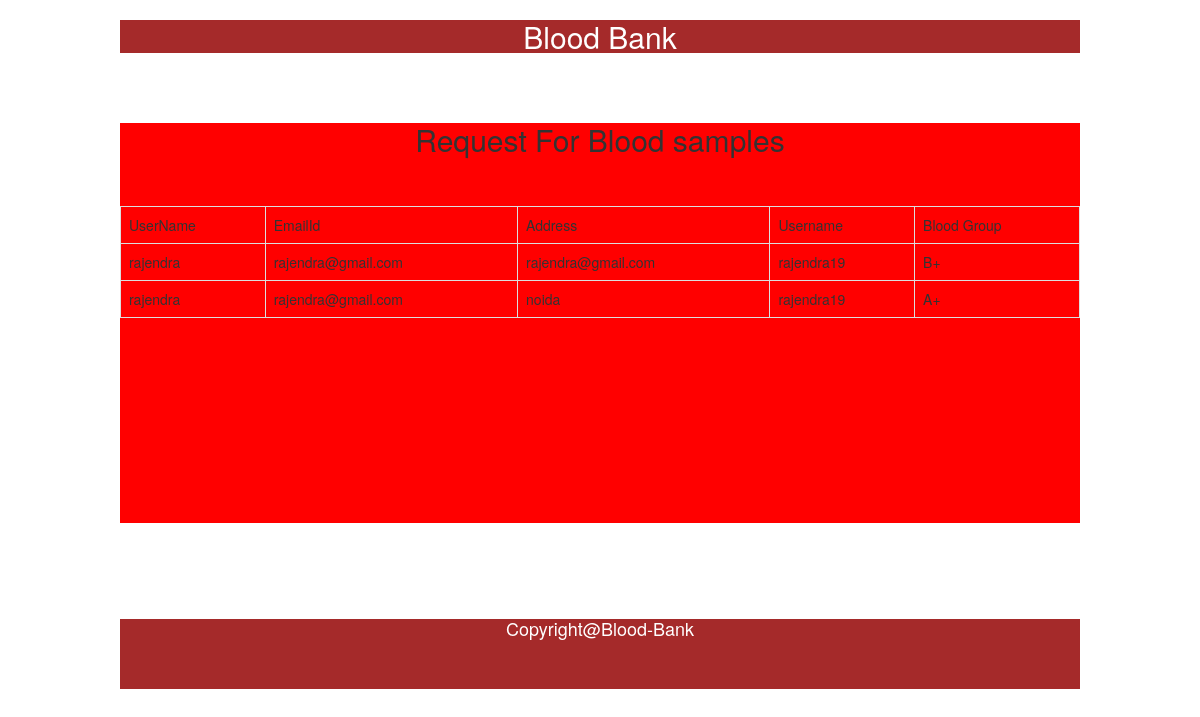
Page /request-page.php on the committed database.
### tables this page shows
CREATE TABLE `request` (
  `id` int(10) NOT NULL,
  `UName` varchar(20) NOT NULL,
  `email` varchar(20) NOT NULL,
  `Uaddress` text NOT NULL,
  `username` varchar(10) NOT NULL,
  `blood_group` varchar(10) NOT NULL
);

### request-page.php (the view, shortened to what this page needs)
<?php
include("connection.php");
?>
<!DOCTYPE html>
<html lang="en">
<head>
    <link rel="stylesheet" href="css/s1.css">
    <link rel="stylesheet" href="https://maxcdn.bootstrapcdn.com/bootstrap/3.3.7/css/bootstrap.min.css">
</head>
<body>
    <div id="full">
        <div id="inner_full">
            <div id="header">
                <h2 align="center">Blood Bank </h2>
            </div>
            <br><br>
            <div id="body">
                <h2 align="center">Request For Blood samples</h2>
                <br><br>
                <table align="center" class="table table-bordered">
                    <tr>
                        <td>UserName</td>
                        <td>EmailId</td>
                        <td>Address</td>
                        <td>Username</td>
                        <td>Blood Group</td>
                    </tr>
                    <?php
                    $q = $db->query("SELECT * FROM request");
                    while ($r1 = $q->fetch(PDO::FETCH_OBJ)) {
                    ?>
                        <tr>
                            <td><?= $r1->UName ?></td>
                            <td><?= $r1->email ?></td>
                            <td><?= $r1->Uaddress ?></td>
                            <td><?= $r1->username ?></td>
                            <td><?= $r1->blood_group ?></td>
                        </tr>
                    <?php
                    }
                    ?>
                </table>
            </div>
            <div id="footer">
                <h4 align="center">Copyright@Blood-Bank</h4>
              </div> </div> </div> </body> </html>

### css/s1.css (style rules this page uses)
#full { height: auto; width: 100%; }
#inner_full { width: 80%; height: auto; margin: auto; }
#header { width: 100%; height: 50%; background-color: brown; color:white; }
#body { width: 100%; height: 400px; background-color: red; }
#footer { margin-top: 10%; width: 100%; height: 70px; background-color: brown; color: white; }

### rows in the picture
request: UName "rajendra", email "rajendra@gmail.com", Uaddress "rajendra@gmail.com", username "rajendra19", blood_group "B+"
request: UName "rajendra", email "rajendra@gmail.com", Uaddress "noida", username "rajendra19", blood_group "A+"
